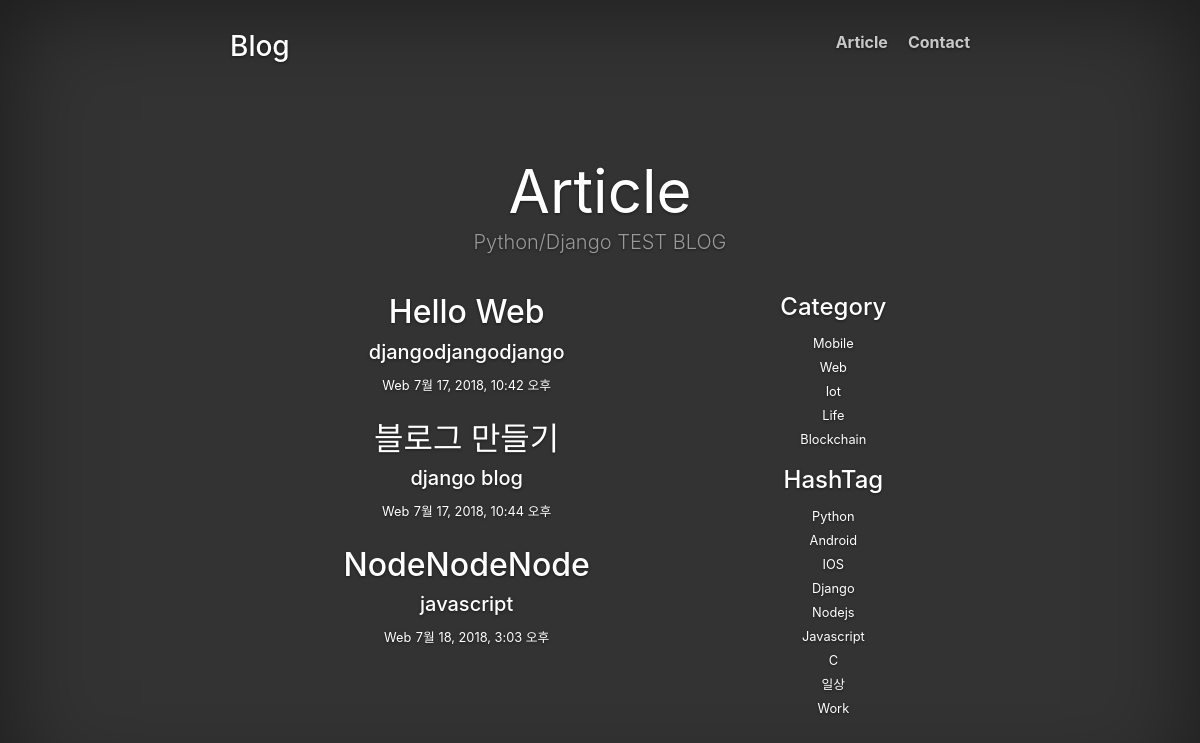
The page /articles/?category=Web on the database its author committed.
### development/models.py (models this page shows, shortened)
class Article(models.Model):
    title = models.CharField(max_length=100)
    subTitle = models.CharField(max_length=100)
    content = models.TextField()
    category = models.ForeignKey(Category, on_delete=models.CASCADE)
    hashtag = models.ManyToManyField(HashTag)
    created_at = models.DateTimeField(auto_now_add=True)

class Category(models.Model):
    category_name = models.CharField(max_length=10)
    def __str__(self):
        return self.category_name

class HashTag(models.Model):
    tag = models.CharField(max_length=50)

### development/views.py (the view)
# urls.py: url(r'^articles/$', views.list_page, name='list'),
def list_page(request):
    category = request.GET.get('category')
    hashtag = request.GET.get('hashtag')
    if not category and not hashtag:
        article_list = Article.objects.all()
    elif category and hashtag:
        article_list = Article.objects.filter(category__category_name=category, hashtag__tag=hashtag)
    elif category:
        article_list = Article.objects.filter(category__category_name=category)
    else:
        article_list = Article.objects.filter(hashtag__tag=hashtag)
    hashtag_list = HashTag.objects.all()
    category_list = Category.objects.all()
    context = {
        'article_list' : article_list,
        'hashtag_list' : hashtag_list,
        'category_list' : category_list
    }
    return render(request, "article_list.html", context)

### templates/article_list.html
{% extends "base.html" %}
{% block body %}
<div class="container">
    <div class="blog-header">
        <h1 class="blog-title">Article</h1>
        <p class="lead blog-description">Python/Django TEST BLOG</p>
    </div>
    <div class="row">
        <div class="col-sm-8 blog-main">
            {% if article_list %}
                {% for article in article_list %}
                <div class="blog-post">
                    <h2 class="blog-post-title">
                        <a href="{% url "detail" article.id %}">{{ article.title }}</a>
                    </h2>
                    <h5 class="blog-post-title">{{ article.subTitle }}</h5>
                    <small>{{ article.category }}</small>
                    <small>{{ article.created_at }}</small>
                </div>
                <br/>
                {% endfor %}
            {% else %}
                <h2>게시글이 없습니다.</h2>
            {% endif %}
        </div>
        <div class="col-sm-3 col-sm-offset-1 blog-sidebar">
            <div class="sidebar-module sidebar-module-inset">
                <h4>Category</h4>
                <ol class="list-unstyled">
                    {% for category in category_list %}
                        <li>
                            <small>
                                <a href="/articles/?category={{ category }}">{{ category }}</a>
                            </small>
                        </li>
                    {% endfor %}
                </ol>
            </div>
            <div class="sidebar-module">
                <h4>HashTag</h4>
                <ol class="list-unstyled">
                    {% if hashtag_list %}
                        {% for hashtag in hashtag_list %}
                        <li>
                            <small><a href="/articles/?hashtag={{ hashtag.tag }}">{{ hashtag.tag }}</a></small>
                        </li>
                        {% endfor %}
                    {% endif %}
                </ol>
            </div>
        </div>
    </div>
</div>
{% endblock %}

### static/css/base.css (style rules this page uses)
a, a:focus, a:hover { color: #fff; }
html, body { height: 100%; background-color: #333; }
body { color: #fff; text-align: center; text-shadow: 0 1px 3px rgba(0,0,0,.5); }
.blog-header { padding-top: 60px; padding-bottom: 20px; }
.blog-title { margin-top: 30px; margin-bottom: 0; font-size: 60px; font-weight: normal; }
.blog-description { font-size: 20px; color: #999; }

### rows shown on the page
Article: title "Hello Web", subTitle "djangodjangodjango", category "Web", created_at "7월 17, 2018, 10:42 오후"
Article: title "블로그 만들기", subTitle "django blog", category "Web", created_at "7월 17, 2018, 10:44 오후"
Article: title "NodeNodeNode", subTitle "javascript", category "Web", created_at "7월 18, 2018, 3:03 오후"
Category: category_name "Mobile"
Category: category_name "Web"
Category: category_name "Iot"
Category: category_name "Life"
Category: category_name "Blockchain"
HashTag: tag "Python"
HashTag: tag "Android"
HashTag: tag "IOS"
HashTag: tag "Django"
HashTag: tag "Nodejs"
HashTag: tag "Javascript"
HashTag: tag "C"
HashTag: tag "일상"
HashTag: tag "Work"
